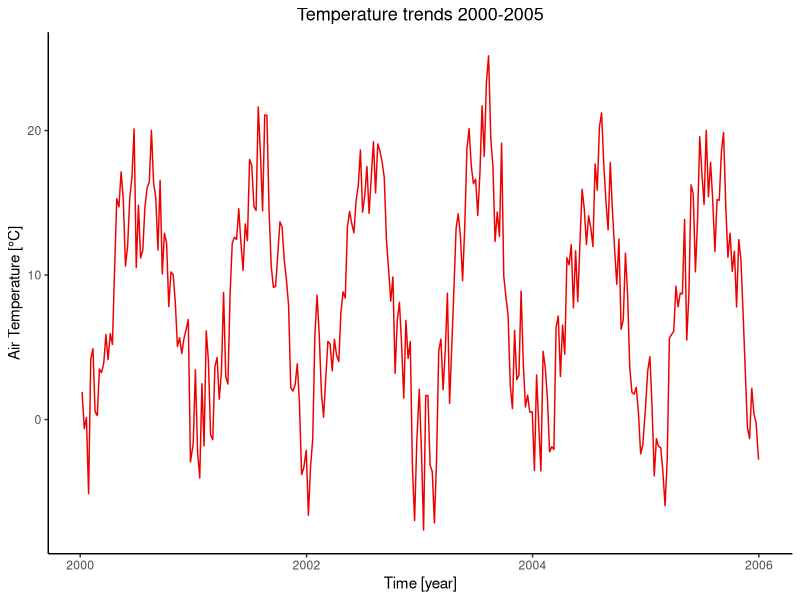
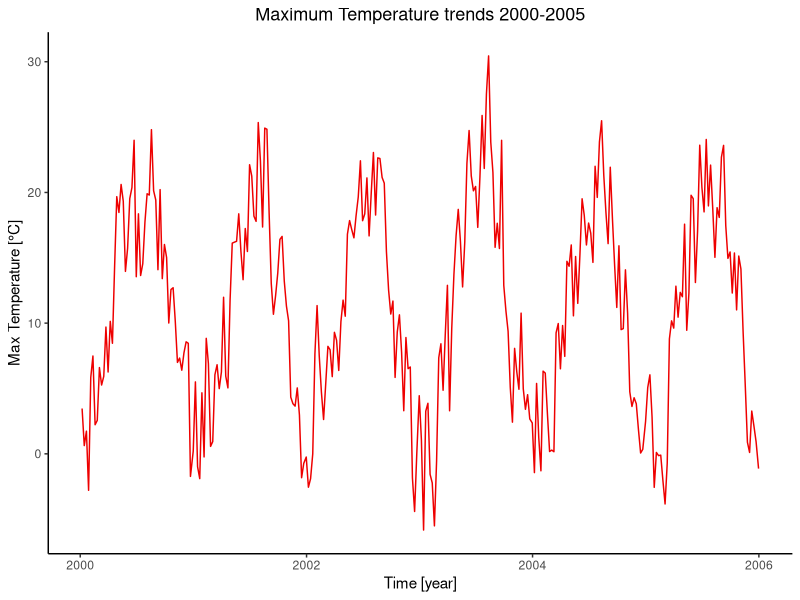
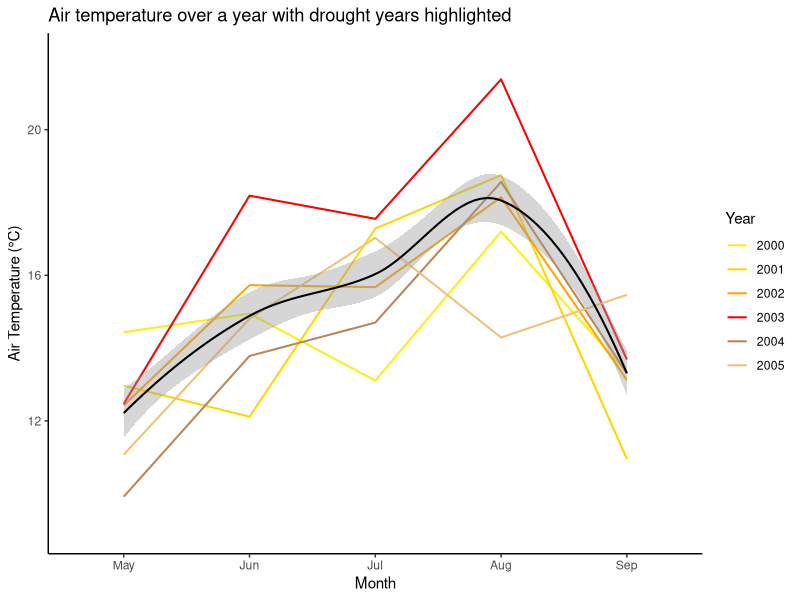
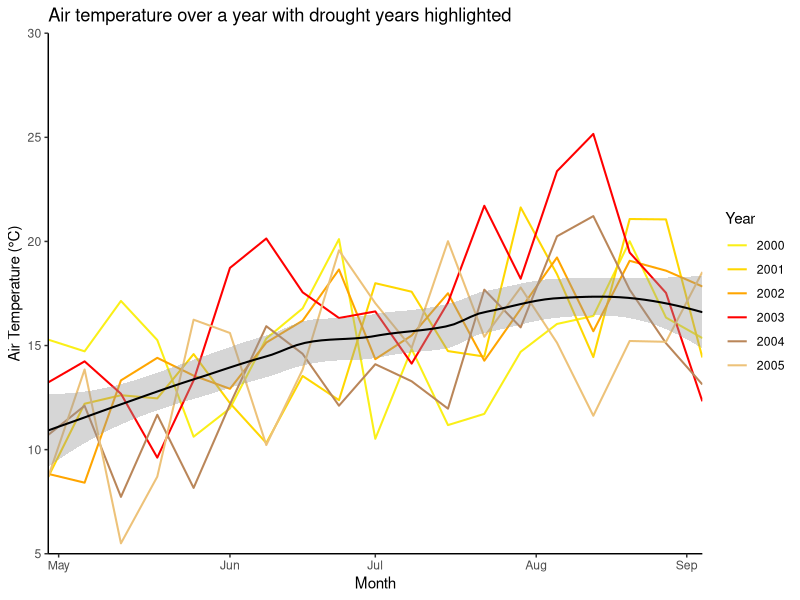
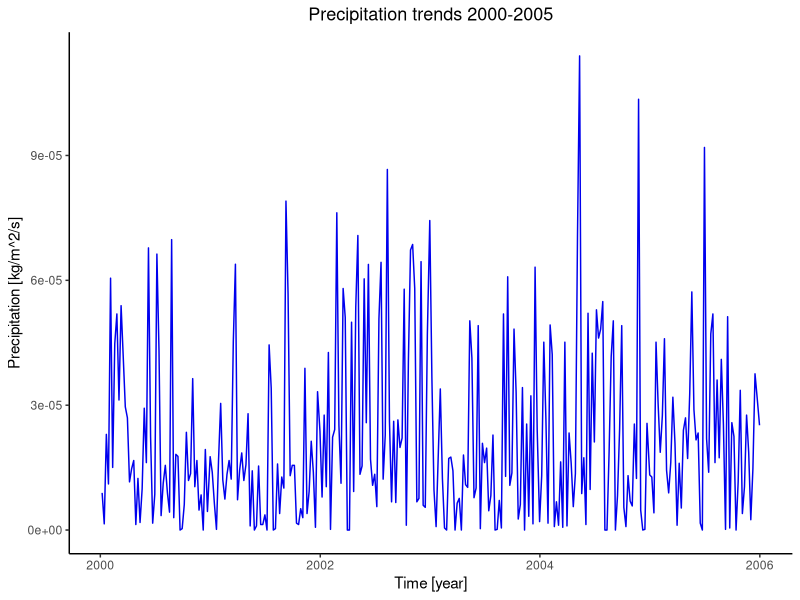
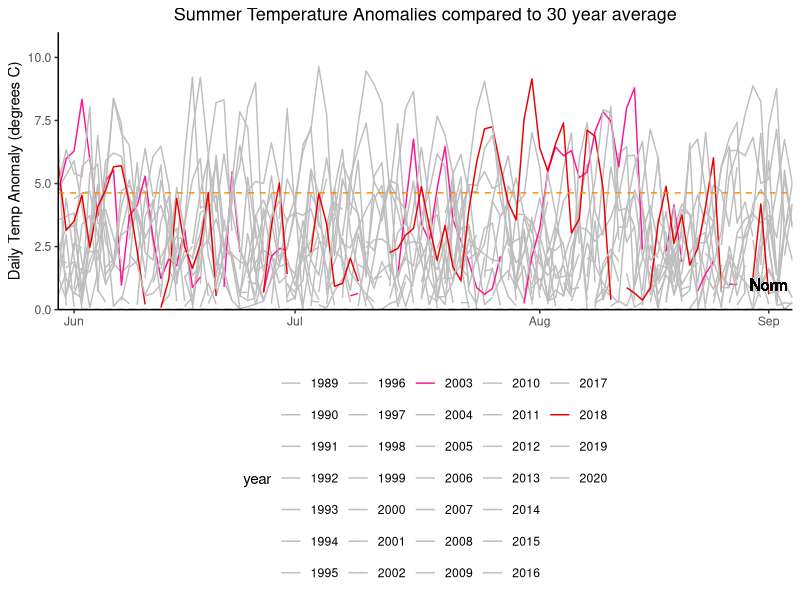
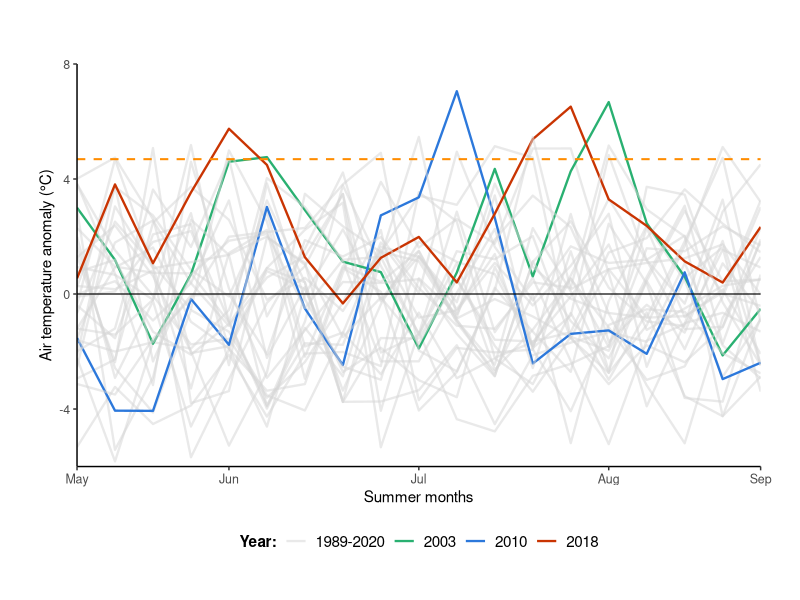
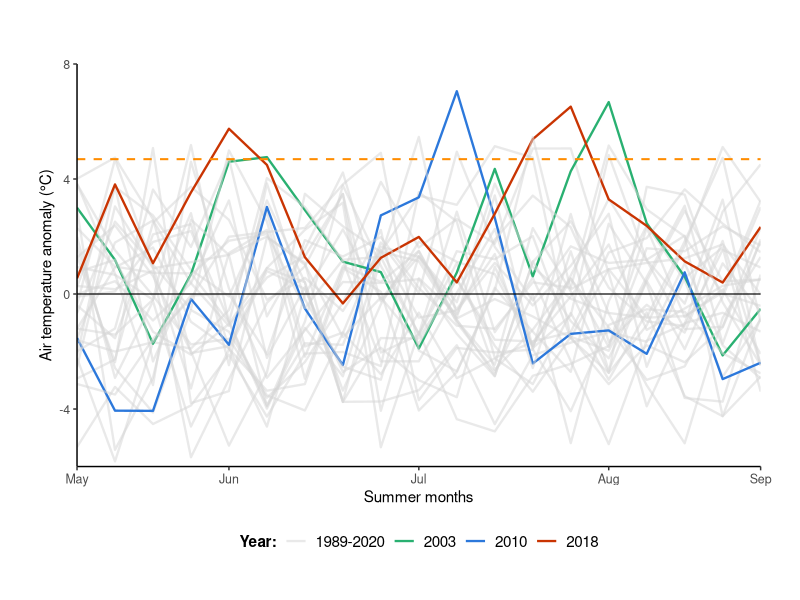

The R script that drew these images, in order: (Note: this script raises an error after producing the figures.)
####### Anomalies plotted #######
### Amended/final code script ###
### Tegan Williams March 2024 ###

#### Data loading & wrangling ####

# Libraries (required packages for data wrangling)
library(dplyr)
library(tidyverse)
library(ggplot2) 

# Load Meteorological Data
met_data <- read.csv("Data/DE-Hai-2000-2020-weekly_timeseries_met.csv", header = TRUE)
obs_data <- read.csv("Data/DE-Hai-2000-2020-weekly_timeseries_obs.csv", header = TRUE)
sm_data <- read.csv("Data/DE-Hai-2000-2020-weekly_timeseries_metSM.csv", header= TRUE)
climate_data <- read_csv("Data/DE-Hai_FLUXNET2015_DD_1989-2020_met.csv")

# Delete 2021 data from Met data set since only NA values (-9999)
rows_to_delete <- c(1093:1144)
met_data <- met_data[-rows_to_delete, ]

# Create new column for year, months and full dates 
rows_per_year <- 52
met_data$year <- rep(2000:2020, each = rows_per_year)
met_data$full_date <- as.Date(paste0(met_data$year, "-", met_data$doy), format = "%Y-%j")
met_data <- met_data %>%
  mutate(month = month(full_date, label = TRUE))

# Now filter datasets for fewer years
met_data$year <- as.numeric(met_data$year)
met2000to2005 <- met_data[met_data$year >= 2000 & met_data$year <= 2005, ]
met2015to2020 <- met_data[met_data$year >= 2015 & met_data$year <= 2020, ]

met2003 <- met_data[met_data$year >= 2003 & met_data$year <= 2003, ]
met2018 <- met_data[met_data$year >= 2018 & met_data$year <= 2018, ]

#### Plots of raw Meteorological data time series ####

# Air Temperature over Time for 2000 to 2005
ggplot(met2000to2005, aes(x = full_date, y = airt_C)) +
  geom_line(colour="red2") +
  theme(legend.position = "bottom", panel.background = element_blank(), axis.line = element_line(colour = "black")) + 
  labs(title="Temperature trends 2000-2005") + 
  theme(plot.title=element_text(size=13, hjust=0.5)) + # Title size and position
  xlab("Time [year]") + 
  ylab("Air Temperature [°C]")

# Max Air Temperature over Time for 2000-2005 --> EXACTLY THE SAME TRENDS
ggplot(met2000to2005, aes(x = full_date, y = maxt_C)) +
  geom_line(colour="red2") +
  theme(legend.position = "bottom", panel.background = element_blank(), axis.line = element_line(colour = "black")) + 
  labs(title="Maximum Temperature trends 2000-2005") + 
  theme(plot.title=element_text(size=13, hjust=0.5)) + 
  xlab("Time [year]") + 
  ylab("Max Temperature [°C]")


# plotting T over time for 5 consecutive years e.g., 2000-2005, to show the difference during drought years 
# plus add the 30-year mean temperature as well!
avg_monthly_temp <- met_data %>%
  group_by(year, month) %>%
  summarise(monthlyT = mean(airt_C, na.rm = TRUE))

avg_monthly_temp$year <- as.numeric(avg_monthly_temp$year)
avg_monthly_temp_05 <- avg_monthly_temp[avg_monthly_temp$year >= 2000 & avg_monthly_temp$year <= 2005, ]
avg_monthly_temp_20 <- avg_monthly_temp[avg_monthly_temp$year >= 2015 & avg_monthly_temp$year <= 2020, ]

met_data_with_avg_temp_05 <- left_join(met2000to2005, avg_monthly_temp_05, by = c("year", "month"))

ggplot(met_data_with_avg_temp_05, aes(x = month, y = monthlyT, colour = as.factor(year), group = year)) +
  geom_line(size = 0.7) +
  geom_smooth(method = 'loess', aes(group=1), colour = "black", size = 0.7) +
  scale_color_manual(values = c("#FAEF17", "#FFD700","#FFA500","red", "#BA8659", "#EDC279")) +
  labs(x = "Month", y = "Air Temperature (°C)", title = "Air temperature over a year with drought years highlighted", colour = "Year") +
  scale_x_discrete(limits = c("May", "Jun", "Jul", "Aug", "Sep")) +
  scale_y_continuous(limits = c(9, 22)) +
  theme(legend.position = "right", panel.background = element_blank(), axis.line = element_line(colour = "black"))

# Using weekly values without the mean monthly 
ggplot(met_data_with_avg_temp_05, aes(x = doy, y = airt_C, colour = as.factor(year), group = year)) +
  geom_line(size = 0.7) +
  geom_smooth(method = 'loess', aes(group=1), colour = "black", size = 0.7) +
  scale_color_manual(values = c("#FAEF17", "#FFD700","#FFA500","red", "#BA8659", "#EDC279")) +
  labs(x = "Month", y = "Air Temperature (°C)", title = "Air temperature over a year with drought years highlighted", colour = "Year") +
  scale_x_continuous(breaks = c(121, 154, 182, 213, 242), 
                     labels = c("May", "Jun", "Jul", "Aug", "Sep"),
                     expand = c(0, 0),
                     limits = c(119, 245)) +
  scale_y_continuous(expand = c(0, 0),
                     limits = c(5,30)) +
  theme(legend.position = "right", panel.background = element_blank(), axis.line = element_line(colour = "black"))


# Precipitation over Time
ggplot(met2000to2005, aes(x = full_date, y = precip_kgm2s)) +
  geom_line(colour="blue2") +
  theme(legend.position = "bottom", panel.background = element_blank(), axis.line = element_line(colour = "black"), 
        plot.title=element_text(size=13, hjust=0.5)) + # Title size and position
  labs(title="Precipitation trends 2000-2005") + 
  xlab("Time [year]") + 
  ylab("Precipitation [kg/m^2/s]")


#### Temperature Anomalies ####
# Reference period 1989-2020
climate_data <- climate_data %>%
  mutate(TIMESTAMP = as.character(TIMESTAMP),
         year = year(as.Date(TIMESTAMP, format = "%Y%m%d")),
         month = month(as.Date(TIMESTAMP, format = "%Y%m%d")),
         doy = yday(as.Date(TIMESTAMP, format = "%Y%m%d")))

daily_averages <- climate_data %>%
  group_by(doy) %>%
  summarize(AverageTemperature = mean(MeanT, na.rm = TRUE))

datafor2003 <- climate_data %>%
  filter(year == 2003)
datafor2018 <- climate_data %>%
  filter(year == 2018)
dataforboth <- climate_data %>%
  filter(year %in% c(2003, 2018))

temp_reference_period <- climate_data %>%
  filter(year >= 1989 & year <= 2020) %>%
  group_by(doy) %>%
  summarize(tAverage = mean(MeanT, na.rm = TRUE))

# Merge climate data with reference period
temp_merged_data <- merge(climate_data, temp_reference_period, by = "doy", all.x = TRUE)

# Calculate temperature anomalies
temp_merged_data$tempAnomaly <- temp_merged_data$MeanT - temp_merged_data$tAverage

# Calculate the 90th percentile of temperature anomalies
temp_percentile_90 <- quantile(temp_merged_data$tempAnomaly, 0.9, na.rm = TRUE)
temp_percentile_0 <- quantile(temp_merged_data$tempAnomaly, 0, na.rm = TRUE)

# Filter only values in the chosen percentile
temp_anomaly_data <- temp_merged_data %>%
  filter(tempAnomaly > temp_percentile_0)
temp_anomaly_data90 <- temp_merged_data %>%
  filter(tempAnomaly > temp_percentile_90)

min(temp_anomaly_data90$tempAnomaly)
max(temp_anomaly_data90$tempAnomaly)

temp_anomaly_data$year <- as.factor(temp_anomaly_data$year)
temp_anomaly_data$doy <- as.factor(temp_anomaly_data$doy)

temp_anomaly_data_filtered <- temp_anomaly_data[c("year", "doy", "tAverage", "tempAnomaly")]
temp_anomaly_data_filtered$doy <- as.numeric(temp_anomaly_data_filtered$doy)

# Plotting Temperature Anomalies over Time

# 1) using daily values
ggplot(temp_anomaly_data_filtered, aes(x = doy, y = tempAnomaly, colour = year)) +
  geom_line() +
  geom_hline(yintercept = 0, linetype = "dashed", colour = "black") +
  geom_hline(yintercept = 4.63, linetype = "dashed", colour = "darkorange") +
  geom_text(aes(x = 235, y = -11, label = "90th Percentile"), colour = "darkorange") + 
  geom_text(aes(x = 242, y = 1, label = "Norm"), colour = "black") + 
  labs(title = "Summer Temperature Anomalies compared to 30 year average",
       x = "",
       y = "Daily Temp Anomaly (degrees C)") +
  scale_colour_manual(values = c("grey","grey","grey","grey","grey","grey","grey","grey","grey","grey","grey","grey","grey","grey","deeppink","grey", "grey","grey","grey","grey","grey","grey","grey","grey","grey","grey","grey", "grey","grey", "red2", "grey", "grey")) +
  theme(legend.position = "bottom", panel.background = element_blank(), axis.line = element_line(colour = "black"), 
        plot.title=element_text(size=13, hjust=0.5)) +
  scale_x_continuous(breaks = c(154, 182, 213, 242), 
                     labels = c("Jun", "Jul", "Aug", "Sep"),
                     expand = c(0, 0),
                     limits = c(152, 245)) +
  scale_y_continuous(expand = c(0, 0),
                     limits = c(0,11))

# 2) using weekly temperature means to calculate anomalies
weekly_average_temp_data <- climate_data %>%
  group_by(week = ceiling(as.numeric(doy)/7)) %>%
  summarise(AverageWeeklyMeanT = mean(MeanT, na.rm = TRUE))

weekly_temp_data <- climate_data %>%
  group_by(year, week = ceiling(as.numeric(doy)/7)) %>%
  summarise(WeeklyMeanT = mean(MeanT, na.rm = TRUE))

# now find the anomaly values
weekly_temp_merged_data <- merge(weekly_average_temp_data, weekly_temp_data, by = "week", all.x = TRUE)
weekly_temp_merged_data$tempAnomaly <- weekly_temp_merged_data$WeeklyMeanT - weekly_temp_merged_data$AverageWeeklyMeanT
weekly_temp_percentile_90 <- quantile(weekly_temp_merged_data$tempAnomaly, 0.9, na.rm = TRUE)
weekly_temp_percentile_0 <- quantile(weekly_temp_merged_data$tempAnomaly, 0, na.rm = TRUE)
weekly_temp_percentile_95 <- quantile(weekly_temp_merged_data$tempAnomaly, 0.95, na.rm = TRUE)

weekly_temp_anomaly_data <- weekly_temp_merged_data %>%
  filter(tempAnomaly > weekly_temp_percentile_0)
weekly_temp_anomaly_data90 <- weekly_temp_merged_data %>%
  filter(tempAnomaly > weekly_temp_percentile_90)
weekly_temp_anomaly_data95 <- weekly_temp_merged_data %>%
  filter(tempAnomaly > weekly_temp_percentile_95)

min(weekly_temp_anomaly_data95$tempAnomaly)
max(weekly_temp_anomaly_data95$tempAnomaly)

temp_anomaly_data$year <- as.factor(temp_anomaly_data$year)
temp_anomaly_data$doy <- as.factor(temp_anomaly_data$doy)

weekly_temp_anomaly_data$year <- as.factor(weekly_temp_anomaly_data$year)
weekly_temp_anomaly_data$week <- as.numeric(weekly_temp_anomaly_data$week)


# creating a new column to group into drought vs non-drought years 
# based on their max value (e.g., >6.5 temp anomaly)

# Create new column 'drought_status' and initialise it with 'non-drought'

temp_anomaly_data_summer <- weekly_temp_anomaly_data[weekly_temp_anomaly_data$week >= 18 & weekly_temp_anomaly_data$week <= 36, ]
drought_years <- temp_anomaly_data_summer %>%
  filter(tempAnomaly > 6.5) %>%
  pull(year) %>%
  unique()
temp_anomaly_data_summer['Drought_Status'] = '1989-2020'
temp_anomaly_data_summer$Drought_Status[temp_anomaly_data_summer$year %in% drought_years] <- as.character(temp_anomaly_data_summer$year[temp_anomaly_data_summer$year %in% drought_years])
temp_anomaly_data_summer$Drought_Status <- as.factor(temp_anomaly_data_summer$Drought_Status)

min(temp_anomaly_data_summer$tempAnomaly)

palette_anomalies <- c("#D6D6D686", "#29B071", "#2C78DB", "#C93402")


colourblind_palette <- c("#D4D4D4C4","#329FD6", "#C20502", "#9E21C4")

temp_anomaly_plot <- ggplot(temp_anomaly_data_summer, aes(x = week, y = tempAnomaly, colour = Drought_Status, group = year)) +
  geom_line(size = 0.8) +
  geom_hline(yintercept = 0, size = 0.4, colour = "black") +
  geom_hline(yintercept = 4.69, linetype = "dashed", size = 0.7, colour = "darkorange") +
  # geom_text(aes(x = 35.2, y = -0.4, label = "Norm"), colour = "black") + 
  # geom_text(aes(x = 34, y = 5.2, label = "95th percentile"), colour = "darkorange", size = 3) + 
  labs(title = "",
       x = "Summer months",
       y = "Air temperature anomaly (°C)",
       colour = "Year:") +
  scale_colour_manual(values = palette_anomalies) +
  theme(legend.position = "bottom", panel.background = element_blank(), axis.line = element_line(colour = "black"), 
        plot.title = element_text(size=12, hjust=0.5),
        axis.title = element_text(size=11),
        axis.text = element_text(size=9),
        legend.title = element_text(size = 11, face = "bold", ),
        legend.text = element_text(size = 11),
        plot.margin = margin(1, 1, 1, 1, "cm")) +
  scale_x_continuous(breaks = c(18, 22, 27, 32, 36), 
                     labels = c("May", "Jun", "Jul", "Aug", "Sep"),
                     expand = c(0, 0),
                     limits = c(18, 36)) +
  scale_y_continuous(expand = c(0, 0),
                     limits = c(-6,8))

plot(temp_anomaly_plot)

dev.off()

# Save the plot as a PNG file to GitHub
ggsave("temp_anomaly_plot.png", path = "Plots/Anomalies", plot = temp_anomaly_plot, width = 7, height = 5, dpi = 500)




#### Deep Soil Moisture Anomalies ####

# Reference period 2000-2020
sm_reference_period <- sm_data %>%
  filter(year >= 2000 & year <= 2020) %>%
  group_by(doy) %>%
  summarize(smAverage = mean(SWC_1, na.rm = TRUE))

# Merge with the main data
sm_merged_data <- merge(sm_data, sm_reference_period, by = "doy", all.x = TRUE)

# Calculate soil moisture anomalies
sm_merged_data$smAnomaly <- sm_merged_data$SWC_1 - sm_merged_data$smAverage

# Calculate the 90th percentile of sm anomalies
sm_percentile_95 <- quantile(sm_merged_data$smAnomaly, 0.95, na.rm = TRUE)
sm_percentile_90 <- quantile(sm_merged_data$smAnomaly, 0.9, na.rm = TRUE)
sm_percentile_0 <- quantile(sm_merged_data$smAnomaly, 0, na.rm = TRUE)
sm_percentile_10 <- quantile(sm_merged_data$smAnomaly, 0.1, na.rm = TRUE)

# Filter only values in the upper 90th percentile
sm_anomaly_data <- sm_merged_data %>%
  filter(smAnomaly > sm_percentile_0)

sm_anomaly_data90 <- sm_merged_data %>%
  filter(smAnomaly > sm_percentile_90)

sm_anomaly_data95 <- sm_merged_data %>%
  filter(smAnomaly > sm_percentile_95)

sm_anomaly_data10 <- sm_merged_data %>%
  filter(smAnomaly > sm_percentile_10)

min(sm_anomaly_data95$smAnomaly)

sm_anomaly_data$year <- as.factor(sm_anomaly_data$year)
sm_anomaly_data$doy <- as.factor(sm_anomaly_data$doy)

sm_anomaly_data_filtered <- sm_anomaly_data[c("year", "doy", "smAverage", "smAnomaly")]
sm_anomaly_data_filtered$year <- as.factor(sm_anomaly_data_filtered$year)
sm_anomaly_data_filtered$doy <- as.numeric(sm_anomaly_data_filtered$doy)

# Create new column 'drought_status' and initialise it with 'non-drought'
sm_anomaly_data_summer <- sm_anomaly_data_filtered %>%
  filter(doy %in% c(18:36))

sm_drought_years <- sm_anomaly_data_summer%>%
  filter(year %in% c(2003,2010,2018)) %>%
  pull(year) %>%
  unique()

sm_anomaly_data_summer['Drought_Status'] = '2000-2020'

sm_anomaly_data_summer <- sm_anomaly_data_summer %>%
  mutate(Drought_Status = ifelse(year %in% sm_drought_years, as.character(year), Drought_Status))

sm_anomaly_data_summer$Drought_Status <- as.factor(sm_anomaly_data_summer$Drought_Status)
sm_anomaly_data_summer$year <- as.factor(sm_anomaly_data_summer$year)
sm_anomaly_data_summer$doy <- as.numeric(sm_anomaly_data_summer$doy)
sm_anomaly_data_summer$smAnomaly <- as.numeric(sm_anomaly_data_summer$smAnomaly)

sm_anomaly_data_filtered10 <- sm_anomaly_data_summer %>%
  filter(smAnomaly > sm_percentile_10)

deficit_data <- sm_anomaly_data_summer %>%
  filter(smAnomaly < 0)
drought_threshold <- quantile(deficit_data$smAnomaly, 0.05)
minimum_deficit <- deficit_data %>%
  mutate(Drought_Status = ifelse(smAnomaly < drought_threshold, "Drought", "No Drought"))

drought_threshold95 <- minimum_deficit %>%
  filter(Drought_Status == "Drought")

max(drought_threshold95$smAnomaly)

# threshold for 80th percentile is -8.06
# threshold for 90th percentile is -9.43
# threshold for 95th percentile is -9.93

palette_before <- c("#D4D4D4C4", "#178A86", "#0F5596", "#B51717")

# Plotting soil moisture anomalies
sm_anomaly_plot <- ggplot(sm_anomaly_data_summer, aes(x = doy, y = smAnomaly, group = year, colour = Drought_Status)) +
  geom_line(size = 0.8) +
  geom_hline(yintercept = 0, size = 0.4, colour = "black") +
  geom_hline(yintercept = -8.06, linetype = "dashed", size = 0.7, colour = "darkorange") +
  # geom_text(aes(x = 35.1, y = 1, label = "Norm"), colour = "black") + 
  # geom_text(aes(x = 34, y = -7, label = "80th percentile"), colour = "darkorange", size = 3) +  
  labs(title = "",
       x = "Summer months",
       y = "Deep soil moisture anomaly (mm)",
       colour = "Year:") +
  scale_colour_manual(values = palette_anomalies) +
  theme(legend.position = "bottom", panel.background = element_blank(), axis.line = element_line(colour = "black"), 
        plot.title = element_text(size=12, hjust=0.5),
        axis.title = element_text(size=11),
        axis.text = element_text(size=9),
        legend.title = element_text(size = 11, face = "bold", ),
        legend.text = element_text(size = 11),
        plot.margin = margin(1, 1, 1, 1, "cm")) +
  scale_x_continuous(breaks = c(18, 22, 27, 32, 36), 
                     labels = c("May", "Jun", "Jul", "Aug", "Sep"),
                     expand = c(0, 0),
                     limits = c(18, 36)) +
  scale_y_continuous(expand = c(0, 0),
                     limits = c(-15,15))

plot(sm_anomaly_plot)

ggsave("sm_anomaly_plot.png", path = "Plots/Anomalies", plot = sm_anomaly_plot, width = 7, height = 5, dpi = 500)


#### Combined plots ####

(combined_anomaly_plot <- grid.arrange(temp_anomaly_plot, sm_anomaly_plot, nrow = 2, layout_matrix = rbind(c(1, 2)), heights = c(1, 1)))

# Display the combined plot
print(combined_anomaly_plot)

# Save plot

ggsave("combined_anomaly_plot.png", path = "Plots/Anomalies", plot = combined_anomaly_plot, width = 10, height = 8)
